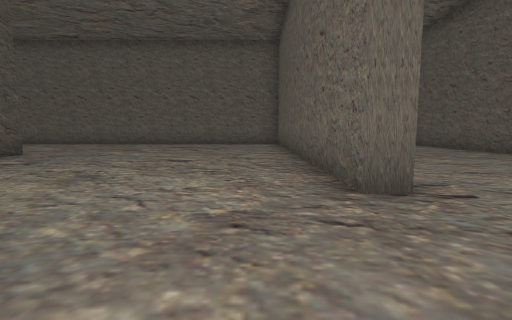
View 1 (above)

21 first-person views from a walk through a 3-D level made in the Unity game engine. The camera is 1.2 m above the floor, tilts 6° down and sees 85° across. The floor is counted in squares, 2 m on a side. Each view is taken from the middle of a square. On the plan, view 1 faces up. The plan holds only what a view shows up to about 9 squares ahead; the rest is blank. The place goes on beyond the plan. The player is left out.

View 2
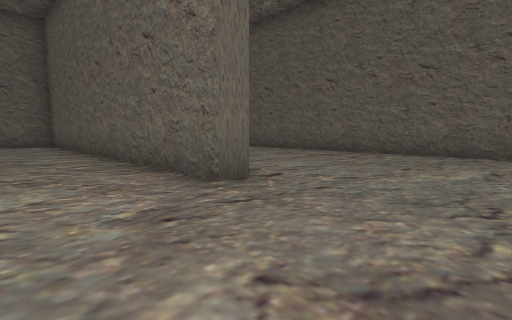

View 3
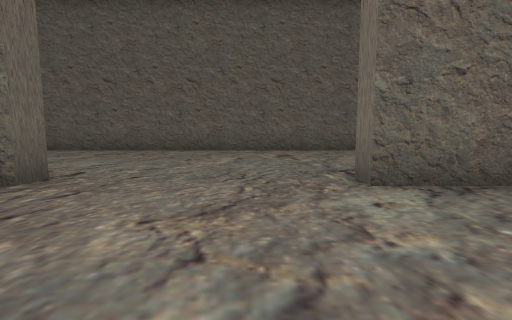

View 4
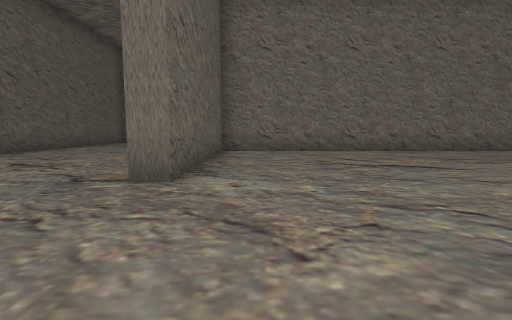

View 5
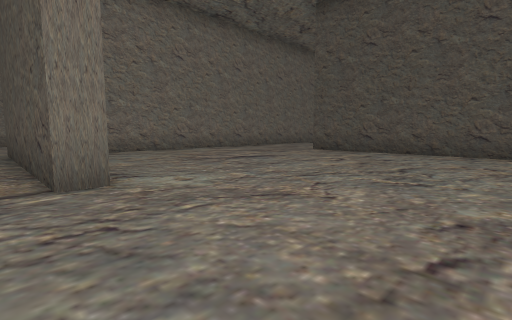

View 6
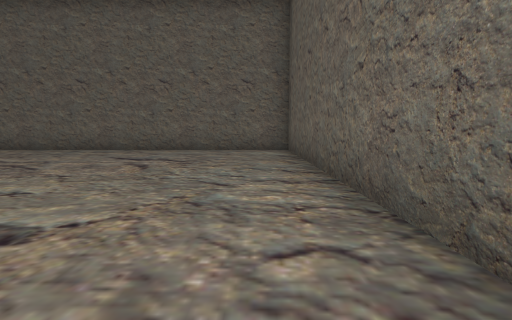

View 7
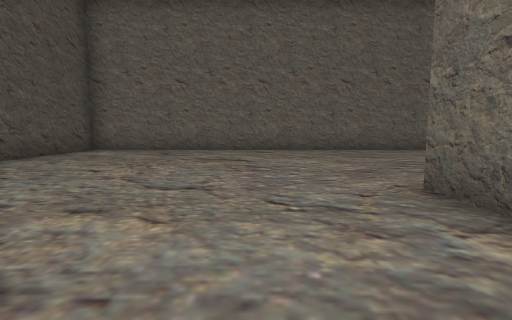

View 8
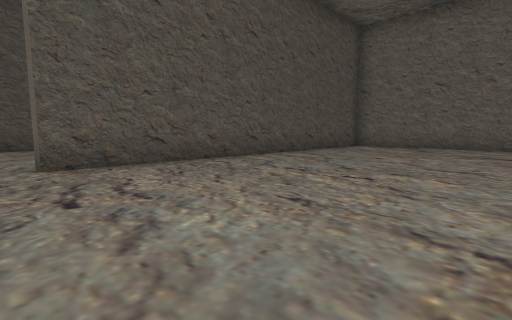

View 9
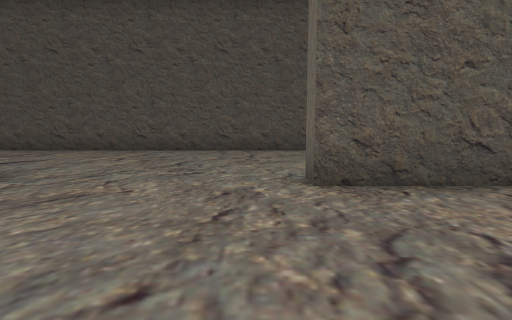

View 10
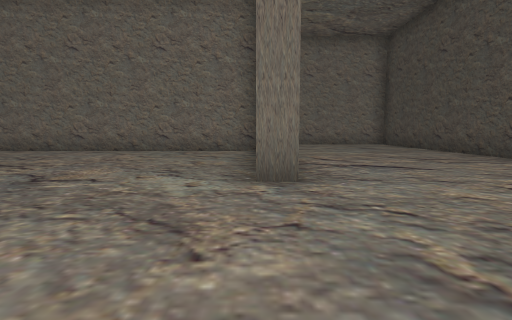

View 11
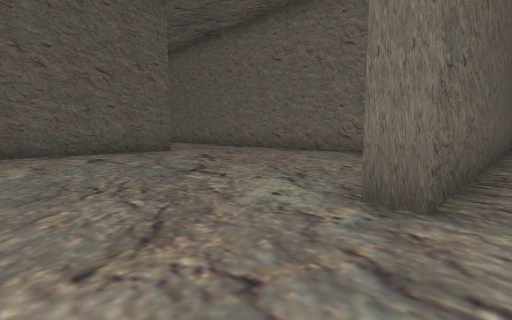

View 12
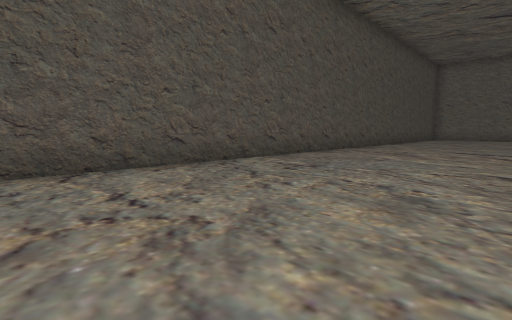

View 13
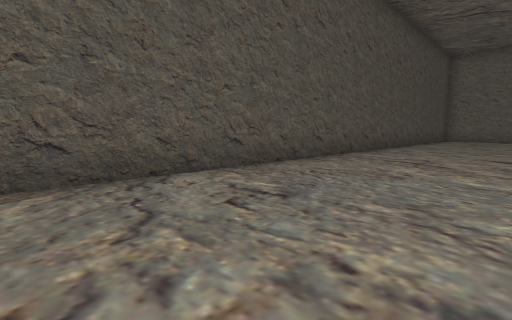

View 14
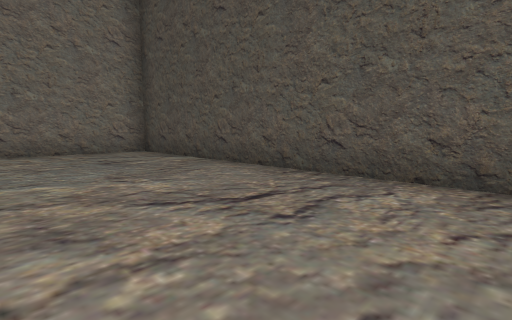

View 15
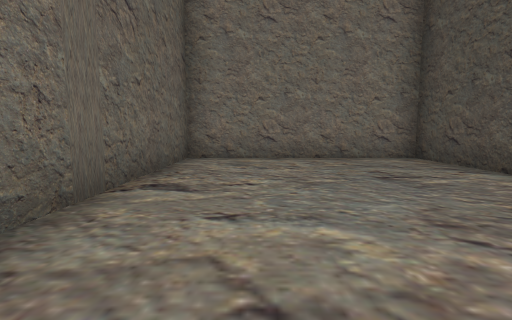

View 16
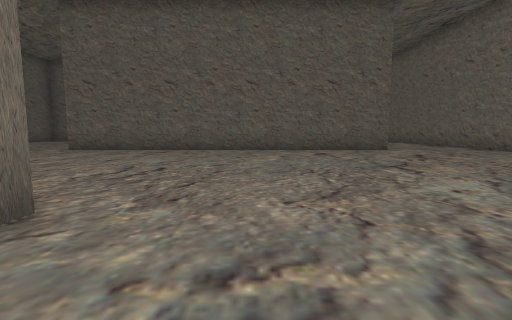

View 17
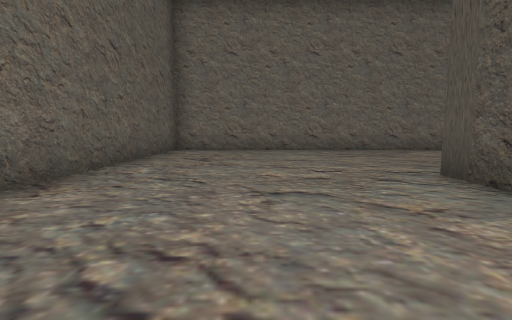

View 18
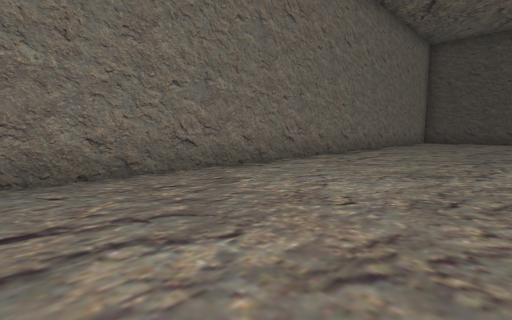

View 19
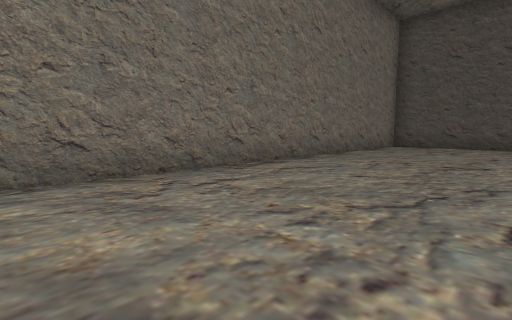

View 20
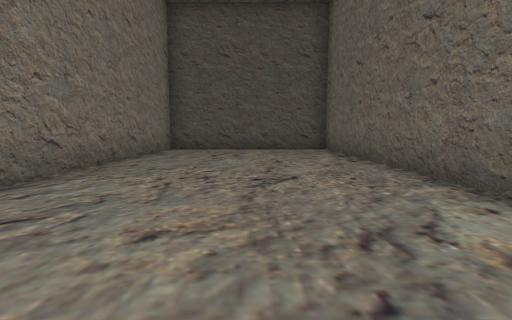

View 21
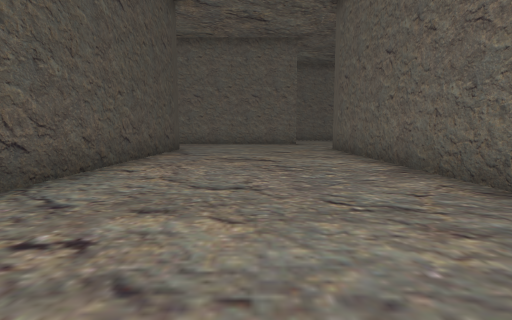

### Floor plan
Points are (right, up) in squares from view 1. A wall is a line through its corners. A room is listed if a view was taken in it or the views show most of it. See-through windows are left out.
Room 1 (views 1, 2, 3, 4, 5, 6, 7, 8, 9, 10, 11, 12, 13, 14, 15, 16, 17, 18, 19, 20, 21)
walls: (-5.8, 1.8) (-5.8, -3.1); (-6.3, -3.2) (-6.3, 6.9); (-5.8, 6.9) (-5.8, 6.2); (1.6, 2.6) (1, 2.6) (1, 12.6) (-13, 12.6) (-13, 2.6) (-13.5, 2.6); (-6.4, -6.7) (-13, -6.7) (-13, -11.7) (6.5, -11.7) (6.5, -5); (-13, -6.2) (1, -6.2) (1, -1.3) (1.5, -1.3) (1.5, -6.8); (6.5, -3.1) (6.5, 13.1); (1.5, 13.1) (1.5, 6.6); (-18.5, 12.4) (-18.5, -10.1) (-13.5, -10.1) (-13.5, -1.3) (-13, -1.3)

Where each view was taken, in squares from view 1:
view 1: 0 up, 0 right, facing up
view 2: 0 up, 1 left, facing up-right
view 3: 0 up, 2 left, facing right
view 4: 2 up, 0 right, facing down
view 5: 2 up, 2 right, facing down-left
view 6: 4 up, 0 right, facing up
view 7: 4 up, 8 left, facing up
view 8: 2 up, 8 left, facing up-left
view 9: 2 up, 10 left, facing left
view 10: 2 up, 13 left, facing down
view 11: 1 up, 14 left, facing down-right
view 12: 1 up, 14 left, facing up-left
view 13: 3 up, 15 left, facing up-left
view 14: 2 down, 15 left, facing down-left
view 15: 4 down, 15 left, facing down
view 16: 1 up, 15 left, facing right
view 17: 3 down, 4 right, facing down
view 18: 8 down, 2 right, facing down-left
view 19: 8 down, 2 left, facing down-left
view 20: 9 down, 4 left, facing left
view 21: 4 up, 4 right, facing up
